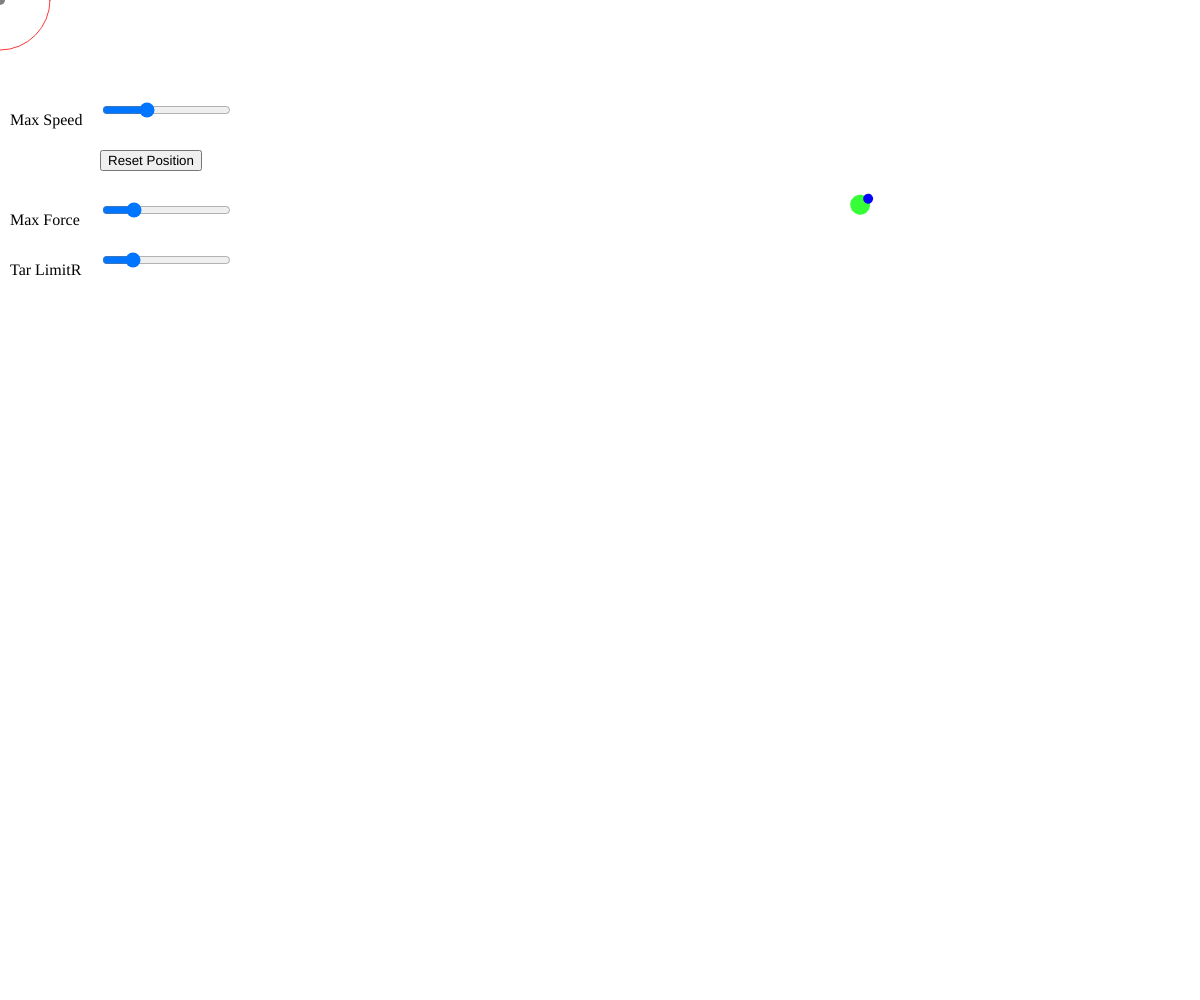
Frame 1 (no input)
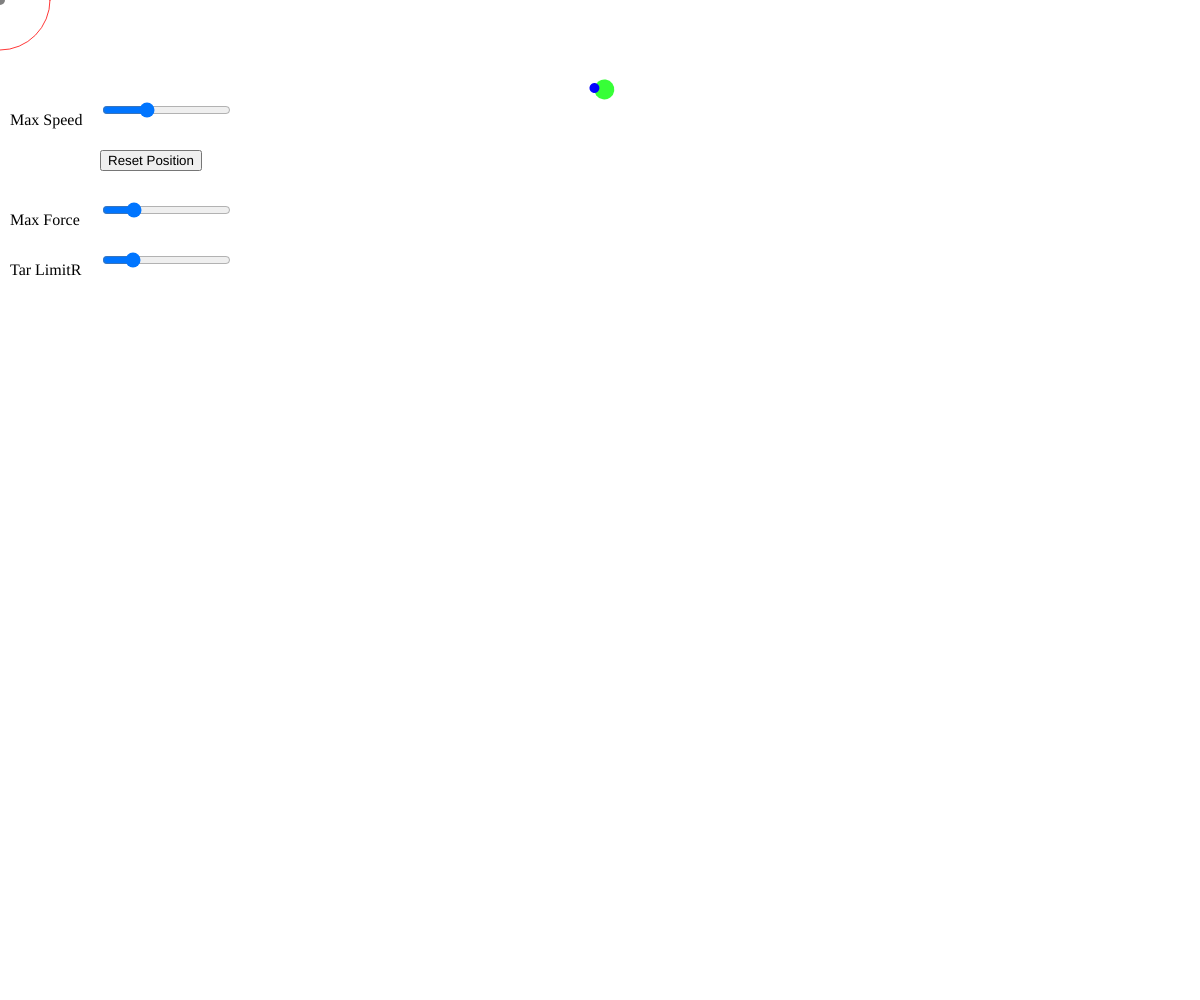
Frame 60 (no input)
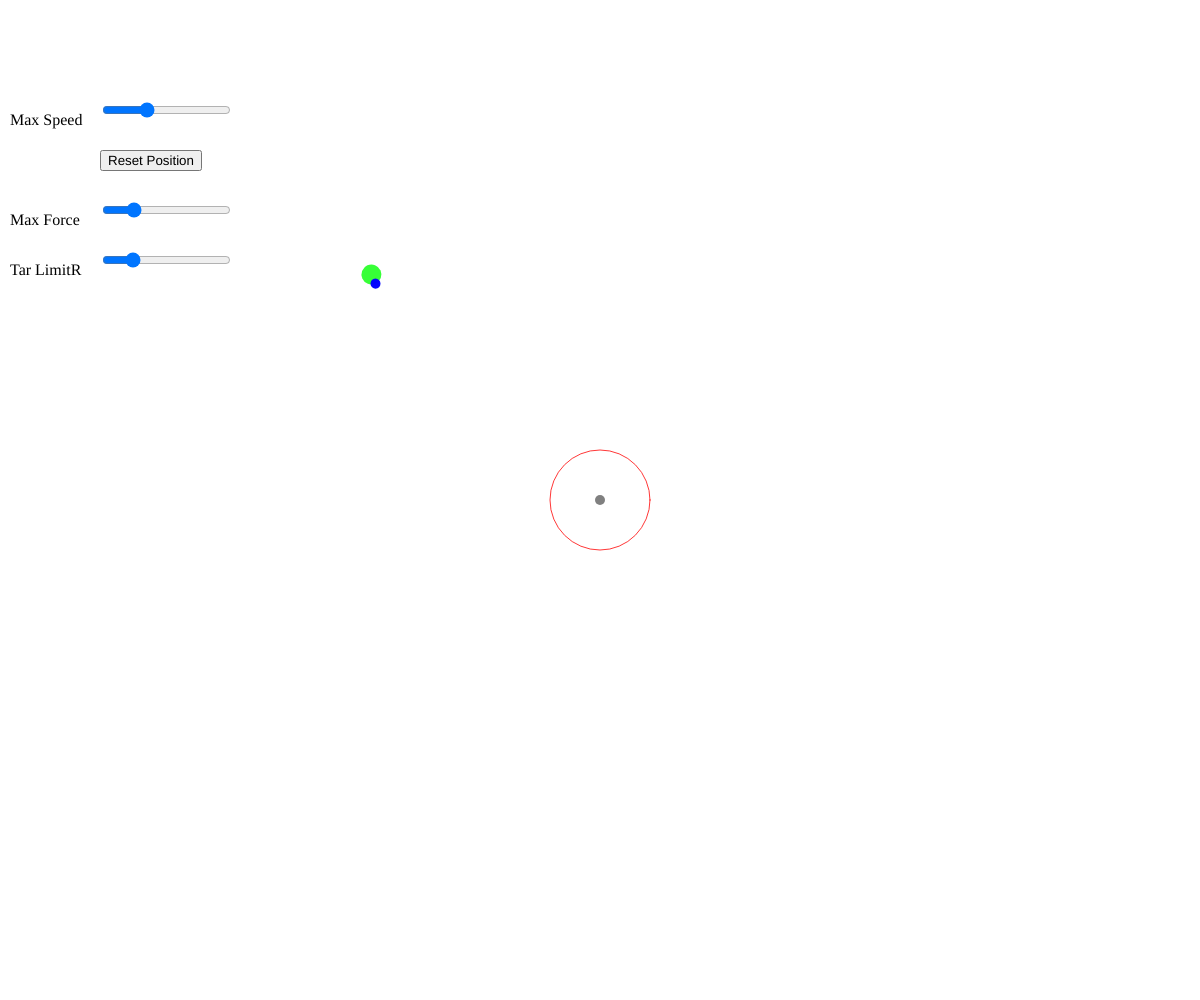
Frame 120 (the mouse pressed at the canvas centre since frame 60)

The p5.js sketch that drew these frames (run headless with seeded random() and noise() and a simulated clock; from frame 60 on, the mouse is pressed at the canvas centre):

// p5.js sketch
// ── sketch.js
class Vehicle{
  constructor(pos,target){
    this.target = target;

    this.pos = pos.copy();
    this.vel = p5.Vector.random2D().mult(random(1,5));
    this.acc = createVector(0,0);

    this.angle = 0;

    this.size = 20;

    this.maxSpeed = carMaxSpeedSlider.value();
    this.maxForce = carMaxForceSlider.value();
  }

  resetPosition(){
    this.pos = createVector(random(0,width),random(0,height));
  }

  applyForce(force){
    this.acc.add(force);
  }

  //寻找目标
  seek(){
    let desiredVel = p5.Vector.sub(this.target.getPos(),this.pos);

    let limitR = this.target.getLimitR();
    let dist = p5.Vector.dist(this.target.getPos(),this.pos);
    let speed;
    if(dist < limitR){
      //map 速度为0到最大速度
      speed = map(dist,0,limitR,0,this.maxSpeed);
    }else{
      //限制 最大速度
      speed = this.maxSpeed;
    }
    desiredVel = desiredVel.copy().normalize().mult(speed);

    let steeringForce = p5.Vector.sub(desiredVel,this.vel);
    steeringForce = steeringForce.copy().normalize().mult(constrain(steeringForce.mag(),0,this.maxForce));

    this.applyForce(steeringForce);
  }

  update(){
    this.seek();
    //标准的欧拉积分
    this.vel.add(this.acc);
    this.vel = this.vel.copy().normalize().mult(constrain(this.vel.mag(),0,this.maxSpeed));
    this.pos.add(this.vel);
    this.acc.mult(0);

    this.angle = this.vel.heading();
  }

  display(){
    push();
      translate(this.pos.x,this.pos.y);
      rotate(this.angle);

      noStroke();
      fill(0,255,0,200);
      circle(0,0,this.size);

      if(p5.Vector.dist(this.pos,this.target.getPos()) > 2){
        noStroke();
        fill(0,0,255,250);
        circle(this.size/2,0,this.size/2);
      }
    pop();
  }
}

class Target{
  constructor(pos,size){
    this.pos = pos.copy();
    this.size = size;
    this.limitR = targetLimitRSlider.value();
  }

  getLimitR(){
    return this.limitR;
  }

  getPos(){
    return this.pos.copy();
  }

  update(){
    this.pos.set(mouseX,mouseY);
  }

  display(){
    noStroke();
    fill(128,128,128,255);
    circle(this.pos.x,this.pos.y,this.size);

    noFill();
    stroke(255,0,0,200);
    circle(this.pos.x,this.pos.y,this.limitR);
  }
}

let car = null;
let target = null;

let carMaxSpeedSlider = null;
let carMaxForceSlider = null;
let targetLimitRSlider = null;

function setup() {
  createCanvas(windowWidth, windowHeight);

  let maxSpeedText = createP('Max Speed');
  maxSpeedText.position(10,100-5);
  carMaxSpeedSlider = createSlider(0.1,30,10,0.1);
  carMaxSpeedSlider.position(100,100);

  let maxForceText = createP('Max Force');
  maxForceText.position(10,200-5);
  carMaxForceSlider = createSlider(0.05,1,0.2,0.1);
  carMaxForceSlider.position(100,200);

  let targetLimitRText = createP('Tar LimitR');
  targetLimitRText.position(10,250-5);
  targetLimitRSlider = createSlider(50,300,100,0.1);
  targetLimitRSlider.position(100,250);

  let button = createButton('Reset Position');
  button.position(100, 150);
  button.mousePressed(()=>{
    car.resetPosition();
  });


  target = new Target(createVector(width/2,height/2),10);
  car = new Vehicle(createVector(random(0,width),random(0,height)),target);
}

function draw() {
  background(255);

  car.maxSpeed = carMaxSpeedSlider.value();
  car.maxForce = carMaxForceSlider.value();
  target.limitR = targetLimitRSlider.value();
  
  target.update();
  target.display();

  car.update();
  car.display();
}
